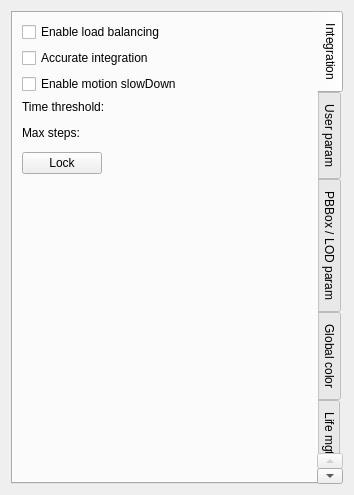
<?xml version="1.0" encoding="UTF-8"?>
<ui version="4.0">
 <class>CParticleSystemPage</class>
 <widget class="QWidget" name="CParticleSystemPage">
  <property name="geometry">
   <rect>
    <x>0</x>
    <y>0</y>
    <width>334</width>
    <height>495</height>
   </rect>
  </property>
  <property name="windowTitle">
   <string>Form</string>
  </property>
  <layout class="QGridLayout" name="gridLayout">
   <item row="0" column="1">
    <widget class="QTabWidget" name="tabWidget">
     <property name="tabPosition">
      <enum>QTabWidget::East</enum>
     </property>
     <property name="currentIndex">
      <number>0</number>
     </property>
     <property name="movable">
      <bool>true</bool>
     </property>
     <widget class="QWidget" name="tabWidgetPage1">
      <attribute name="title">
       <string>Integration</string>
      </attribute>
      <layout class="QVBoxLayout" name="verticalLayout">
       <item>
        <widget class="QCheckBox" name="loadBalancingCheckBox">
         <property name="sizePolicy">
          <sizepolicy hsizetype="Preferred" vsizetype="Fixed">
           <horstretch>0</horstretch>
           <verstretch>0</verstretch>
          </sizepolicy>
         </property>
         <property name="text">
          <string>Enable load balancing</string>
         </property>
        </widget>
       </item>
       <item>
        <widget class="QCheckBox" name="integrationCheckBox">
         <property name="sizePolicy">
          <sizepolicy hsizetype="Preferred" vsizetype="Fixed">
           <horstretch>0</horstretch>
           <verstretch>0</verstretch>
          </sizepolicy>
         </property>
         <property name="text">
          <string>Accurate integration</string>
         </property>
        </widget>
       </item>
       <item>
        <widget class="QCheckBox" name="motionSlowDownCheckBox">
         <property name="text">
          <string>Enable motion slowDown</string>
         </property>
        </widget>
       </item>
       <item>
        <widget class="QLabel" name="label_17">
         <property name="text">
          <string>Time threshold:</string>
         </property>
        </widget>
       </item>
       <item>
        <widget class="NLQT::CEditRangeFloatWidget" name="timeThresholdWidget" native="true"/>
       </item>
       <item>
        <widget class="QLabel" name="label_18">
         <property name="text">
          <string>Max steps:</string>
         </property>
        </widget>
       </item>
       <item>
        <widget class="NLQT::CEditRangeUIntWidget" name="maxStepsWidget" native="true"/>
       </item>
       <item>
        <widget class="QPushButton" name="lockPushButton">
         <property name="sizePolicy">
          <sizepolicy hsizetype="Fixed" vsizetype="Fixed">
           <horstretch>0</horstretch>
           <verstretch>0</verstretch>
          </sizepolicy>
         </property>
         <property name="text">
          <string>Lock</string>
         </property>
         <property name="checkable">
          <bool>true</bool>
         </property>
        </widget>
       </item>
       <item>
        <spacer name="verticalSpacer">
         <property name="orientation">
          <enum>Qt::Vertical</enum>
         </property>
         <property name="sizeHint" stdset="0">
          <size>
           <width>20</width>
           <height>112</height>
          </size>
         </property>
        </spacer>
       </item>
      </layout>
     </widget>
     <widget class="QWidget" name="tabWidgetPage2">
      <attribute name="title">
       <string>User param</string>
      </attribute>
      <layout class="QGridLayout" name="gridLayout_2">
       <item row="0" column="0">
        <layout class="QHBoxLayout" name="horizontalLayout">
         <item>
          <widget class="QLabel" name="label_13">
           <property name="text">
            <string>User param1:</string>
           </property>
          </widget>
         </item>
         <item>
          <spacer name="horizontalSpacer_5">
           <property name="orientation">
            <enum>Qt::Horizontal</enum>
           </property>
           <property name="sizeHint" stdset="0">
            <size>
             <width>146</width>
             <height>20</height>
            </size>
           </property>
          </spacer>
         </item>
         <item>
          <widget class="QPushButton" name="globalPushButton_1">
           <property name="sizePolicy">
            <sizepolicy hsizetype="Minimum" vsizetype="Fixed">
             <horstretch>0</horstretch>
             <verstretch>0</verstretch>
            </sizepolicy>
           </property>
           <property name="text">
            <string>Global</string>
           </property>
          </widget>
         </item>
        </layout>
       </item>
       <item row="1" column="0">
        <widget class="NLQT::CEditRangeFloatWidget" name="userParamWidget_1" native="true"/>
       </item>
       <item row="2" column="0">
        <layout class="QHBoxLayout" name="horizontalLayout_3">
         <item>
          <widget class="QLabel" name="label_14">
           <property name="text">
            <string>User param2:</string>
           </property>
          </widget>
         </item>
         <item>
          <spacer name="horizontalSpacer_6">
           <property name="orientation">
            <enum>Qt::Horizontal</enum>
           </property>
           <property name="sizeHint" stdset="0">
            <size>
             <width>146</width>
             <height>20</height>
            </size>
           </property>
          </spacer>
         </item>
         <item>
          <widget class="QPushButton" name="globalPushButton_2">
           <property name="sizePolicy">
            <sizepolicy hsizetype="Minimum" vsizetype="Fixed">
             <horstretch>0</horstretch>
             <verstretch>0</verstretch>
            </sizepolicy>
           </property>
           <property name="text">
            <string>Global</string>
           </property>
          </widget>
         </item>
        </layout>
       </item>
       <item row="3" column="0">
        <widget class="NLQT::CEditRangeFloatWidget" name="userParamWidget_2" native="true"/>
       </item>
       <item row="4" column="0">
        <layout class="QHBoxLayout" name="horizontalLayout_5">
         <item>
          <widget class="QLabel" name="label_15">
           <property name="text">
            <string>User param3:</string>
           </property>
          </widget>
         </item>
         <item>
          <spacer name="horizontalSpacer_7">
           <property name="orientation">
            <enum>Qt::Horizontal</enum>
           </property>
           <property name="sizeHint" stdset="0">
            <size>
             <width>146</width>
             <height>20</height>
            </size>
           </property>
          </spacer>
         </item>
         <item>
          <widget class="QPushButton" name="globalPushButton_3">
           <property name="text">
            <string>Global</string>
           </property>
          </widget>
         </item>
        </layout>
       </item>
       <item row="5" column="0">
        <widget class="NLQT::CEditRangeFloatWidget" name="userParamWidget_3" native="true"/>
       </item>
       <item row="6" column="0">
        <layout class="QHBoxLayout" name="horizontalLayout_7">
         <item>
          <widget class="QLabel" name="label_16">
           <property name="text">
            <string>User param4:</string>
           </property>
          </widget>
         </item>
         <item>
          <spacer name="horizontalSpacer">
           <property name="orientation">
            <enum>Qt::Horizontal</enum>
           </property>
           <property name="sizeHint" stdset="0">
            <size>
             <width>40</width>
             <height>20</height>
            </size>
           </property>
          </spacer>
         </item>
         <item>
          <widget class="QPushButton" name="globalPushButton_4">
           <property name="text">
            <string>Global</string>
           </property>
          </widget>
         </item>
        </layout>
       </item>
       <item row="7" column="0">
        <widget class="NLQT::CEditRangeFloatWidget" name="userParamWidget_4" native="true"/>
       </item>
       <item row="8" column="0">
        <spacer name="verticalSpacer_2">
         <property name="orientation">
          <enum>Qt::Vertical</enum>
         </property>
         <property name="sizeHint" stdset="0">
          <size>
           <width>20</width>
           <height>131</height>
          </size>
         </property>
        </spacer>
       </item>
      </layout>
     </widget>
     <widget class="QWidget" name="tabWidgetPage3">
      <attribute name="title">
       <string>PBBox / LOD param</string>
      </attribute>
      <layout class="QGridLayout" name="gridLayout_5">
       <item row="0" column="0">
        <widget class="QCheckBox" name="enablePBBCheckBox">
         <property name="sizePolicy">
          <sizepolicy hsizetype="Expanding" vsizetype="Fixed">
           <horstretch>0</horstretch>
           <verstretch>0</verstretch>
          </sizepolicy>
         </property>
         <property name="text">
          <string>Enable Precomputed Bounding Box</string>
         </property>
        </widget>
       </item>
       <item row="1" column="0">
        <widget class="QGroupBox" name="bboxGroupBox">
         <property name="enabled">
          <bool>false</bool>
         </property>
         <property name="title">
          <string/>
         </property>
         <layout class="QGridLayout" name="gridLayout_6">
          <item row="0" column="0">
           <widget class="QCheckBox" name="autoCheckBox">
            <property name="text">
             <string>Auto</string>
            </property>
           </widget>
          </item>
          <item row="0" column="1">
           <spacer name="horizontalSpacer_3">
            <property name="orientation">
             <enum>Qt::Horizontal</enum>
            </property>
            <property name="sizeHint" stdset="0">
             <size>
              <width>93</width>
              <height>20</height>
             </size>
            </property>
           </spacer>
          </item>
          <item row="0" column="2">
           <widget class="QPushButton" name="resetPushButton">
            <property name="text">
             <string>Reset</string>
            </property>
           </widget>
          </item>
          <item row="1" column="0" colspan="3">
           <layout class="QHBoxLayout" name="horizontalLayout_6">
            <item>
             <widget class="QLabel" name="label">
              <property name="text">
               <string>X:</string>
              </property>
             </widget>
            </item>
            <item>
             <widget class="QDoubleSpinBox" name="xDoubleSpinBox">
              <property name="sizePolicy">
               <sizepolicy hsizetype="Expanding" vsizetype="Fixed">
                <horstretch>0</horstretch>
                <verstretch>0</verstretch>
               </sizepolicy>
              </property>
              <property name="readOnly">
               <bool>false</bool>
              </property>
              <property name="buttonSymbols">
               <enum>QAbstractSpinBox::NoButtons</enum>
              </property>
              <property name="maximum">
               <double>999.000000000000000</double>
              </property>
             </widget>
            </item>
            <item>
             <widget class="QLabel" name="label_2">
              <property name="text">
               <string>Y:</string>
              </property>
             </widget>
            </item>
            <item>
             <widget class="QDoubleSpinBox" name="yDoubleSpinBox">
              <property name="sizePolicy">
               <sizepolicy hsizetype="Expanding" vsizetype="Fixed">
                <horstretch>0</horstretch>
                <verstretch>0</verstretch>
               </sizepolicy>
              </property>
              <property name="frame">
               <bool>true</bool>
              </property>
              <property name="buttonSymbols">
               <enum>QAbstractSpinBox::NoButtons</enum>
              </property>
              <property name="maximum">
               <double>999.000000000000000</double>
              </property>
             </widget>
            </item>
            <item>
             <widget class="QLabel" name="label_3">
              <property name="sizePolicy">
               <sizepolicy hsizetype="Minimum" vsizetype="Minimum">
                <horstretch>0</horstretch>
                <verstretch>0</verstretch>
               </sizepolicy>
              </property>
              <property name="text">
               <string>Z:</string>
              </property>
             </widget>
            </item>
            <item>
             <widget class="QDoubleSpinBox" name="zDoubleSpinBox">
              <property name="sizePolicy">
               <sizepolicy hsizetype="Expanding" vsizetype="Fixed">
                <horstretch>0</horstretch>
                <verstretch>0</verstretch>
               </sizepolicy>
              </property>
              <property name="buttonSymbols">
               <enum>QAbstractSpinBox::NoButtons</enum>
              </property>
              <property name="maximum">
               <double>999.000000000000000</double>
              </property>
             </widget>
            </item>
           </layout>
          </item>
          <item row="2" column="0">
           <widget class="QPushButton" name="incBboxPushButton">
            <property name="sizePolicy">
             <sizepolicy hsizetype="Fixed" vsizetype="Fixed">
              <horstretch>0</horstretch>
              <verstretch>0</verstretch>
             </sizepolicy>
            </property>
            <property name="minimumSize">
             <size>
              <width>40</width>
              <height>23</height>
             </size>
            </property>
            <property name="maximumSize">
             <size>
              <width>40</width>
              <height>23</height>
             </size>
            </property>
            <property name="text">
             <string>+10 %</string>
            </property>
           </widget>
          </item>
          <item row="2" column="1">
           <widget class="QPushButton" name="decBboxPushButton">
            <property name="sizePolicy">
             <sizepolicy hsizetype="Fixed" vsizetype="Fixed">
              <horstretch>0</horstretch>
              <verstretch>0</verstretch>
             </sizepolicy>
            </property>
            <property name="minimumSize">
             <size>
              <width>40</width>
              <height>23</height>
             </size>
            </property>
            <property name="maximumSize">
             <size>
              <width>40</width>
              <height>23</height>
             </size>
            </property>
            <property name="text">
             <string>-10 %</string>
            </property>
           </widget>
          </item>
          <item row="2" column="2">
           <spacer name="horizontalSpacer_2">
            <property name="orientation">
             <enum>Qt::Horizontal</enum>
            </property>
            <property name="sizeHint" stdset="0">
             <size>
              <width>107</width>
              <height>20</height>
             </size>
            </property>
           </spacer>
          </item>
         </layout>
        </widget>
       </item>
       <item row="2" column="0">
        <widget class="Line" name="line">
         <property name="orientation">
          <enum>Qt::Horizontal</enum>
         </property>
        </widget>
       </item>
       <item row="3" column="0">
        <layout class="QHBoxLayout" name="horizontalLayout_8">
         <item>
          <widget class="QCheckBox" name="sharableCheckBox">
           <property name="text">
            <string>Sharable</string>
           </property>
          </widget>
         </item>
         <item>
          <widget class="QCheckBox" name="autoLODCheckBox">
           <property name="text">
            <string>Auto-LOD</string>
           </property>
          </widget>
         </item>
         <item>
          <widget class="QPushButton" name="settingsPushButton">
           <property name="enabled">
            <bool>false</bool>
           </property>
           <property name="minimumSize">
            <size>
             <width>0</width>
             <height>0</height>
            </size>
           </property>
           <property name="maximumSize">
            <size>
             <width>53454</width>
             <height>16777215</height>
            </size>
           </property>
           <property name="text">
            <string>Settings</string>
           </property>
          </widget>
         </item>
        </layout>
       </item>
       <item row="4" column="0">
        <widget class="QLabel" name="label_11">
         <property name="text">
          <string>Max view dist:</string>
         </property>
        </widget>
       </item>
       <item row="5" column="0">
        <widget class="NLQT::CEditRangeFloatWidget" name="maxViewDistWidget" native="true"/>
       </item>
       <item row="6" column="0">
        <widget class="QLabel" name="label_12">
         <property name="text">
          <string>LOD Ratio:</string>
         </property>
        </widget>
       </item>
       <item row="7" column="0">
        <widget class="NLQT::CEditRangeFloatWidget" name="lodRatioWidget" native="true"/>
       </item>
       <item row="8" column="0">
        <spacer name="verticalSpacer_3">
         <property name="orientation">
          <enum>Qt::Vertical</enum>
         </property>
         <property name="sizeHint" stdset="0">
          <size>
           <width>20</width>
           <height>132</height>
          </size>
         </property>
        </spacer>
       </item>
      </layout>
     </widget>
     <widget class="QWidget" name="tabWidgetPage4">
      <attribute name="title">
       <string>Global color</string>
      </attribute>
      <layout class="QGridLayout" name="gridLayout_7">
       <item row="0" column="0">
        <widget class="QCheckBox" name="globalLightCheckBox">
         <property name="sizePolicy">
          <sizepolicy hsizetype="Preferred" vsizetype="Fixed">
           <horstretch>0</horstretch>
           <verstretch>0</verstretch>
          </sizepolicy>
         </property>
         <property name="text">
          <string>Force global lighting</string>
         </property>
        </widget>
       </item>
       <item row="1" column="0">
        <widget class="QCheckBox" name="editGlobalColorCheckBox">
         <property name="toolTip">
          <string/>
         </property>
         <property name="statusTip">
          <string/>
         </property>
         <property name="whatsThis">
          <string/>
         </property>
         <property name="text">
          <string>Edit global color</string>
         </property>
        </widget>
       </item>
       <item row="2" column="0">
        <widget class="NLQT::CAttribRGBAWidget" name="colorWidget">
         <property name="enabled">
          <bool>true</bool>
         </property>
        </widget>
       </item>
       <item row="3" column="0">
        <widget class="QLabel" name="label_4">
         <property name="toolTip">
          <string/>
         </property>
         <property name="text">
          <string>Wrn: Bypass multitex, not supported by all types</string>
         </property>
        </widget>
       </item>
       <item row="4" column="0">
        <spacer name="verticalSpacer_5">
         <property name="orientation">
          <enum>Qt::Vertical</enum>
         </property>
         <property name="sizeHint" stdset="0">
          <size>
           <width>20</width>
           <height>237</height>
          </size>
         </property>
        </spacer>
       </item>
      </layout>
     </widget>
     <widget class="QWidget" name="tabWidgetPage5">
      <attribute name="title">
       <string>Life mgt param</string>
      </attribute>
      <layout class="QGridLayout" name="gridLayout_4">
       <item row="0" column="0">
        <widget class="QLabel" name="label_5">
         <property name="text">
          <string>Life mgt presets:</string>
         </property>
        </widget>
       </item>
       <item row="0" column="1">
        <widget class="QComboBox" name="presetBehaviourComboBox">
         <property name="sizePolicy">
          <sizepolicy hsizetype="Expanding" vsizetype="Fixed">
           <horstretch>0</horstretch>
           <verstretch>0</verstretch>
          </sizepolicy>
         </property>
         <property name="minimumSize">
          <size>
           <width>0</width>
           <height>0</height>
          </size>
         </property>
         <item>
          <property name="text">
           <string>Environment FX</string>
          </property>
         </item>
         <item>
          <property name="text">
           <string>Running Environment FX</string>
          </property>
         </item>
         <item>
          <property name="text">
           <string>Spell FX</string>
          </property>
         </item>
         <item>
          <property name="text">
           <string>Looping Spell FX</string>
          </property>
         </item>
         <item>
          <property name="text">
           <string>Minor transitory FX</string>
          </property>
         </item>
         <item>
          <property name="text">
           <string>User defined</string>
          </property>
         </item>
         <item>
          <property name="text">
           <string>Moving Looping FX</string>
          </property>
         </item>
         <item>
          <property name="text">
           <string>Spawned Environment FX</string>
          </property>
         </item>
         <item>
          <property name="text">
           <string>Ground FX</string>
          </property>
         </item>
         <item>
          <property name="text">
           <string>Projectile FX</string>
          </property>
         </item>
        </widget>
       </item>
       <item row="1" column="0" colspan="2">
        <widget class="QGroupBox" name="userPresetsGroupBox">
         <property name="title">
          <string/>
         </property>
         <layout class="QGridLayout" name="gridLayout_3">
          <item row="0" column="0" colspan="2">
           <widget class="QCheckBox" name="modelRemovedCheckBox">
            <property name="text">
             <string>Model removed when out of range</string>
            </property>
           </widget>
          </item>
          <item row="1" column="0" colspan="2">
           <widget class="QCheckBox" name="psResourceCheckBox">
            <property name="text">
             <string>PS resource removed when not visible</string>
            </property>
           </widget>
          </item>
          <item row="2" column="0" colspan="2">
           <widget class="QCheckBox" name="lifeTimeUpdateCheckBox">
            <property name="text">
             <string>Force life time update</string>
            </property>
           </widget>
          </item>
          <item row="3" column="0" colspan="2">
           <widget class="QCheckBox" name="noMaxNBStepsCheckBox">
            <property name="text">
             <string>No max nb steps</string>
            </property>
           </widget>
          </item>
          <item row="4" column="0">
           <layout class="QVBoxLayout" name="verticalLayout_4">
            <item>
             <widget class="QLabel" name="label_6">
              <property name="text">
               <string>Anim type:</string>
              </property>
             </widget>
            </item>
            <item>
             <widget class="QLabel" name="label_7">
              <property name="sizePolicy">
               <sizepolicy hsizetype="Minimum" vsizetype="Preferred">
                <horstretch>0</horstretch>
                <verstretch>0</verstretch>
               </sizepolicy>
              </property>
              <property name="text">
               <string>Die on event:</string>
              </property>
             </widget>
            </item>
           </layout>
          </item>
          <item row="4" column="1">
           <layout class="QVBoxLayout" name="verticalLayout_3">
            <item>
             <widget class="QComboBox" name="animTypeComboBox">
              <property name="sizePolicy">
               <sizepolicy hsizetype="Expanding" vsizetype="Fixed">
                <horstretch>0</horstretch>
                <verstretch>0</verstretch>
               </sizepolicy>
              </property>
              <item>
               <property name="text">
                <string>When visible</string>
               </property>
              </item>
              <item>
               <property name="text">
                <string>When in visible clusters</string>
               </property>
              </item>
              <item>
               <property name="text">
                <string>Always</string>
               </property>
              </item>
             </widget>
            </item>
            <item>
             <widget class="QComboBox" name="dieComboBox">
              <property name="sizePolicy">
               <sizepolicy hsizetype="Expanding" vsizetype="Fixed">
                <horstretch>0</horstretch>
                <verstretch>0</verstretch>
               </sizepolicy>
              </property>
              <item>
               <property name="text">
                <string>Disabled</string>
               </property>
              </item>
              <item>
               <property name="text">
                <string>No more particles</string>
               </property>
              </item>
              <item>
               <property name="text">
                <string>No more particles/emitters</string>
               </property>
              </item>
             </widget>
            </item>
           </layout>
          </item>
          <item row="5" column="0" colspan="2">
           <layout class="QHBoxLayout" name="horizontalLayout_4">
            <item>
             <widget class="QLabel" name="label_8">
              <property name="sizePolicy">
               <sizepolicy hsizetype="Minimum" vsizetype="Minimum">
                <horstretch>0</horstretch>
                <verstretch>0</verstretch>
               </sizepolicy>
              </property>
              <property name="text">
               <string>Apply after delay:</string>
              </property>
             </widget>
            </item>
            <item>
             <widget class="QDoubleSpinBox" name="afterDelaySpinBox">
              <property name="sizePolicy">
               <sizepolicy hsizetype="Expanding" vsizetype="Fixed">
                <horstretch>0</horstretch>
                <verstretch>0</verstretch>
               </sizepolicy>
              </property>
              <property name="suffix">
               <string> s</string>
              </property>
             </widget>
            </item>
           </layout>
          </item>
          <item row="6" column="0">
           <widget class="QCheckBox" name="autoDelayCheckBox">
            <property name="text">
             <string>Auto delay</string>
            </property>
           </widget>
          </item>
         </layout>
        </widget>
       </item>
       <item row="2" column="0">
        <spacer name="verticalSpacer_6">
         <property name="orientation">
          <enum>Qt::Vertical</enum>
         </property>
         <property name="sizeHint" stdset="0">
          <size>
           <width>20</width>
           <height>13</height>
          </size>
         </property>
        </spacer>
       </item>
      </layout>
     </widget>
    </widget>
   </item>
  </layout>
 </widget>
 <customwidgets>
  <customwidget>
   <class>NLQT::CEditRangeUIntWidget</class>
   <extends>QWidget</extends>
   <header>edit_range_widget.h</header>
   <container>1</container>
  </customwidget>
  <customwidget>
   <class>NLQT::CEditRangeFloatWidget</class>
   <extends>QWidget</extends>
   <header>edit_range_widget.h</header>
   <container>1</container>
  </customwidget>
  <customwidget>
   <class>NLQT::CAttribRGBAWidget</class>
   <extends>QGroupBox</extends>
   <header>attrib_widget.h</header>
   <container>1</container>
  </customwidget>
 </customwidgets>
 <resources/>
 <connections>
  <connection>
   <sender>autoLODCheckBox</sender>
   <signal>toggled(bool)</signal>
   <receiver>settingsPushButton</receiver>
   <slot>setEnabled(bool)</slot>
   <hints>
    <hint type="sourcelabel">
     <x>167</x>
     <y>166</y>
    </hint>
    <hint type="destinationlabel">
     <x>283</x>
     <y>168</y>
    </hint>
   </hints>
  </connection>
  <connection>
   <sender>enablePBBCheckBox</sender>
   <signal>toggled(bool)</signal>
   <receiver>bboxGroupBox</receiver>
   <slot>setEnabled(bool)</slot>
   <hints>
    <hint type="sourcelabel">
     <x>99</x>
     <y>30</y>
    </hint>
    <hint type="destinationlabel">
     <x>97</x>
     <y>52</y>
    </hint>
   </hints>
  </connection>
  <connection>
   <sender>autoCheckBox</sender>
   <signal>toggled(bool)</signal>
   <receiver>xDoubleSpinBox</receiver>
   <slot>setDisabled(bool)</slot>
   <hints>
    <hint type="sourcelabel">
     <x>55</x>
     <y>62</y>
    </hint>
    <hint type="destinationlabel">
     <x>66</x>
     <y>88</y>
    </hint>
   </hints>
  </connection>
  <connection>
   <sender>autoCheckBox</sender>
   <signal>toggled(bool)</signal>
   <receiver>yDoubleSpinBox</receiver>
   <slot>setDisabled(bool)</slot>
   <hints>
    <hint type="sourcelabel">
     <x>60</x>
     <y>59</y>
    </hint>
    <hint type="destinationlabel">
     <x>162</x>
     <y>90</y>
    </hint>
   </hints>
  </connection>
  <connection>
   <sender>autoCheckBox</sender>
   <signal>toggled(bool)</signal>
   <receiver>zDoubleSpinBox</receiver>
   <slot>setDisabled(bool)</slot>
   <hints>
    <hint type="sourcelabel">
     <x>57</x>
     <y>65</y>
    </hint>
    <hint type="destinationlabel">
     <x>254</x>
     <y>90</y>
    </hint>
   </hints>
  </connection>
  <connection>
   <sender>autoCheckBox</sender>
   <signal>toggled(bool)</signal>
   <receiver>incBboxPushButton</receiver>
   <slot>setDisabled(bool)</slot>
   <hints>
    <hint type="sourcelabel">
     <x>75</x>
     <y>72</y>
    </hint>
    <hint type="destinationlabel">
     <x>65</x>
     <y>123</y>
    </hint>
   </hints>
  </connection>
  <connection>
   <sender>autoCheckBox</sender>
   <signal>toggled(bool)</signal>
   <receiver>decBboxPushButton</receiver>
   <slot>setDisabled(bool)</slot>
   <hints>
    <hint type="sourcelabel">
     <x>58</x>
     <y>63</y>
    </hint>
    <hint type="destinationlabel">
     <x>108</x>
     <y>120</y>
    </hint>
   </hints>
  </connection>
 </connections>
</ui>
